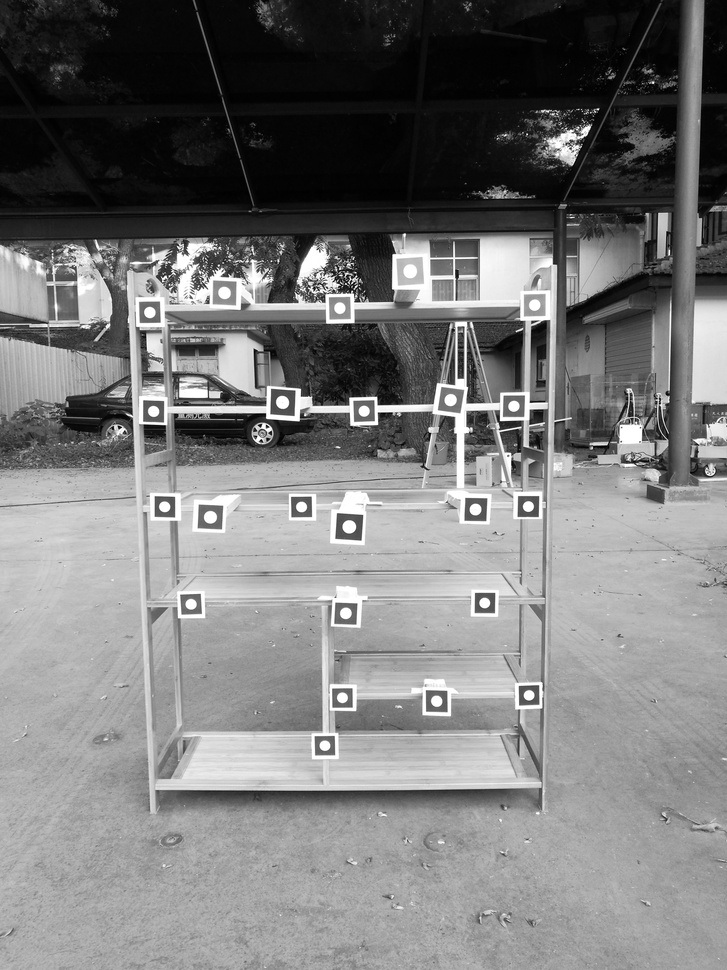
#> input picture test1.jpg, 727 x 970 px, shrunk from 2976 x 3968 before the run
$ python pinjie.py
#> lines starting #> are read from the running program, lines starting #| are printed output that depends on the picture
# -*- coding: utf-8 -*-
import os

import cv2
import numpy as np
from PIL import Image
# UNIT_SIZE = 229 # the size of image

def opecv2plt(imread):
    imageplt = Image.fromarray(cv2.cvtColor(imread, cv2.COLOR_RGB2GRAY))
    return imageplt
def plt2opencv(imgopen):
    imgread = cv2.cvtColor(np.asarray(imgopen), cv2.COLOR_GRAY2RGB)
    return imgread

def pinjie(images,row,col,imagname):

    w, h = images[0].size
    target = Image.new('RGB', (w*col, h*row))   # result is 2*2
    leftone = 0
    lefttwo = 0
    rightone = w
    righttwo = w
    for i in range(len(images)):
        if(i==0 or i==1):
            target.paste(images[i], (leftone, 0, rightone, h))
            leftone += w #第一行左上角右移
            rightone += w #右下角右移
        else:
            target.paste(images[i], (lefttwo, h, righttwo, h*row))
            lefttwo += w #第二行左上角右移
            righttwo += w #右下角右移
    quality_value = 100
    target.save(imagname+'.jpg', quality = quality_value)


def splitimage(img, rownum, colnum, imgname):
    # img = Image.open(src)
    w, h = img.size
    if rownum <= h and colnum <= w:
        print('Original image info: %sx%s, %s, %s' % (w, h, img.format, img.mode))
        print('开始处理图片切割, 请稍候...')

        s = os.path.split(imgname)

        fn = s[1].split('.')
        basename = fn[0]
        ext = 'png'

        num = 0
        rowheight = h // rownum
        colwidth = w // colnum
        imagepieces = []
        imagelist = []
        for r in range(rownum):
            for c in range(colnum):
                box = (c * colwidth, r * rowheight, (c + 1) * colwidth, (r + 1) * rowheight)
                # a=img.crop(box)
                imagelist.append(img.crop(box))

                # imagepiece = cv2.cvtColor(numpy.asarray(img.crop(box)), cv2.COLOR_GRAY2RGB)
                imagepiece = plt2opencv(img.crop(box))
                a = imagepiece.shape
                imagepieces.append(imagepiece)
                # cv2.imshow('sss',imagepiece)
                # cv2.waitKey(0)

                img.crop(box).save(os.path.join( basename + '_' + str(num) + '.' + ext), ext)
                num = num + 1

        print('图片切割完毕，共生成 %s 张小图片。' % num)
        return imagelist
    else:
        print('不合法的行列切割参数！')
        return 0

row = 2
col = 2
imgname = 'test1.jpg'

imread = cv2.imread(imgname)
#> imread is the input picture: shape (970, 727, 3); min 0, max 255, mean 121.7

imgplt = opecv2plt(imread)
img = Image.open(imgname)


imalist = splitimage(imgplt, row, col, imgname)
#| Original image info: 727x970, None, L
#> the loop in splitimage, `for r in range(rownum):` made 2 passes
#> pass 1, in plt2opencv, `imgread = cv2.cvtColor(np.asarray(imgopen), cv2.COLOR_GRAY2RGB)`:
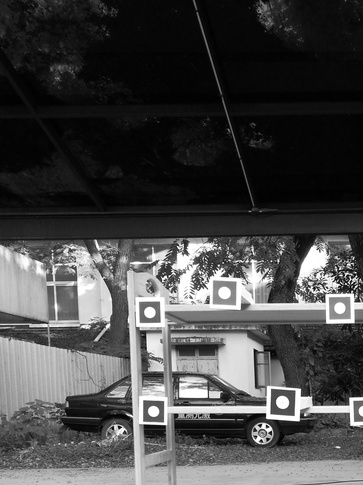
#> imgread: shape (485, 363, 3); min 0, max 255, mean 70.2
#> pass 1, in plt2opencv (call 2), `imgread = cv2.cvtColor(np.asarray(imgopen), cv2.COLOR_GRAY2RGB)`:
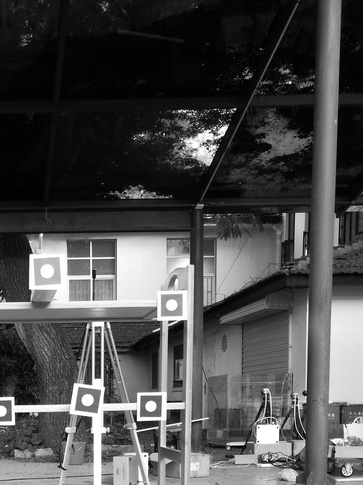
#> imgread: shape (485, 363, 3); min 0, max 255, mean 75.9
#> after the loop in splitimage, `for r in range(rownum):`: imagelist = 4 items; num = 4
#| 图片切割完毕，共生成 4 张小图片。
#> imalist = 4 items


imagname ='test'
pinjie(imalist,2,2,imagname)
#> in pinjie, `target = Image.new('RGB', (w*col, h*row))`: target: PIL image 726x970 RGB; every value is 0
#> the loop in pinjie, `for i in range(len(images)):` made 4 passes
#> (leftone, rightone) on passes 1 to 2: (363, 726), (726, 1089)
#> after the loop in pinjie, `for i in range(len(images)):`: leftone = 726; rightone = 1089

# imalist = []
